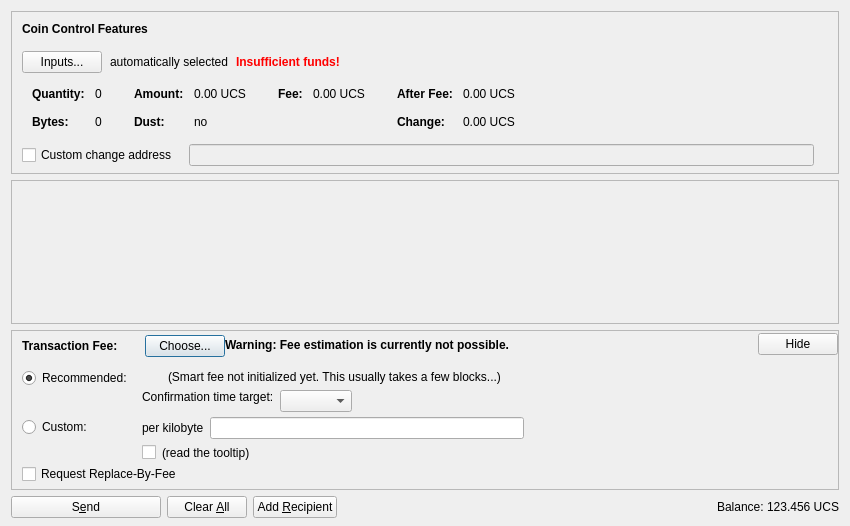
<?xml version="1.0" encoding="UTF-8"?>
<ui version="4.0">
 <class>SendCoinsDialog</class>
 <widget class="QDialog" name="SendCoinsDialog">
  <property name="geometry">
   <rect>
    <x>0</x>
    <y>0</y>
    <width>850</width>
    <height>526</height>
   </rect>
  </property>
  <property name="windowTitle">
   <string>Send Coins</string>
  </property>
  <layout class="QVBoxLayout" name="verticalLayout" stretch="0,1,0,0">
   <property name="bottomMargin">
    <number>8</number>
   </property>
   <item>
    <widget class="QFrame" name="frameCoinControl">
     <property name="sizePolicy">
      <sizepolicy hsizetype="Expanding" vsizetype="Expanding">
       <horstretch>0</horstretch>
       <verstretch>0</verstretch>
      </sizepolicy>
     </property>
     <property name="maximumSize">
      <size>
       <width>16777215</width>
       <height>16777215</height>
      </size>
     </property>
     <property name="frameShape">
      <enum>QFrame::StyledPanel</enum>
     </property>
     <property name="frameShadow">
      <enum>QFrame::Sunken</enum>
     </property>
     <layout class="QVBoxLayout" name="verticalLayoutCoinControl2">
      <property name="spacing">
       <number>0</number>
      </property>
      <property name="leftMargin">
       <number>0</number>
      </property>
      <property name="topMargin">
       <number>0</number>
      </property>
      <property name="rightMargin">
       <number>0</number>
      </property>
      <property name="bottomMargin">
       <number>6</number>
      </property>
      <item>
       <layout class="QVBoxLayout" name="verticalLayoutCoinControl" stretch="0,0,0,0,1">
        <property name="spacing">
         <number>0</number>
        </property>
        <property name="leftMargin">
         <number>10</number>
        </property>
        <property name="topMargin">
         <number>10</number>
        </property>
        <item>
         <layout class="QHBoxLayout" name="horizontalLayoutCoinControl1">
          <property name="bottomMargin">
           <number>15</number>
          </property>
          <item>
           <widget class="QLabel" name="labelCoinControlFeatures">
            <property name="sizePolicy">
             <sizepolicy hsizetype="Preferred" vsizetype="Maximum">
              <horstretch>0</horstretch>
              <verstretch>0</verstretch>
             </sizepolicy>
            </property>
            <property name="font">
             <font>
              <weight>75</weight>
              <bold>true</bold>
             </font>
            </property>
            <property name="styleSheet">
             <string notr="true">font-weight:bold;</string>
            </property>
            <property name="text">
             <string>Coin Control Features</string>
            </property>
           </widget>
          </item>
         </layout>
        </item>
        <item>
         <layout class="QHBoxLayout" name="horizontalLayoutCoinControl2" stretch="0,0,0,0">
          <property name="spacing">
           <number>8</number>
          </property>
          <property name="bottomMargin">
           <number>10</number>
          </property>
          <item>
           <widget class="QPushButton" name="pushButtonCoinControl">
            <property name="styleSheet">
             <string notr="true"/>
            </property>
            <property name="text">
             <string>Inputs...</string>
            </property>
            <property name="autoDefault">
             <bool>false</bool>
            </property>
           </widget>
          </item>
          <item>
           <widget class="QLabel" name="labelCoinControlAutomaticallySelected">
            <property name="text">
             <string>automatically selected</string>
            </property>
            <property name="margin">
             <number>5</number>
            </property>
           </widget>
          </item>
          <item>
           <widget class="QLabel" name="labelCoinControlInsuffFunds">
            <property name="font">
             <font>
              <weight>75</weight>
              <bold>true</bold>
             </font>
            </property>
            <property name="styleSheet">
             <string notr="true">color:red;font-weight:bold;</string>
            </property>
            <property name="text">
             <string>Insufficient funds!</string>
            </property>
            <property name="margin">
             <number>5</number>
            </property>
           </widget>
          </item>
          <item>
           <spacer name="horizontalSpacerCoinControl">
            <property name="orientation">
             <enum>Qt::Horizontal</enum>
            </property>
            <property name="sizeHint" stdset="0">
             <size>
              <width>40</width>
              <height>1</height>
             </size>
            </property>
           </spacer>
          </item>
         </layout>
        </item>
        <item>
         <widget class="QWidget" name="widgetCoinControl" native="true">
          <property name="sizePolicy">
           <sizepolicy hsizetype="Preferred" vsizetype="Preferred">
            <horstretch>0</horstretch>
            <verstretch>0</verstretch>
           </sizepolicy>
          </property>
          <property name="minimumSize">
           <size>
            <width>0</width>
            <height>0</height>
           </size>
          </property>
          <property name="styleSheet">
           <string notr="true"/>
          </property>
          <layout class="QHBoxLayout" name="horizontalLayoutCoinControl5">
           <property name="leftMargin">
            <number>0</number>
           </property>
           <property name="topMargin">
            <number>0</number>
           </property>
           <property name="rightMargin">
            <number>0</number>
           </property>
           <property name="bottomMargin">
            <number>0</number>
           </property>
           <item>
            <layout class="QHBoxLayout" name="horizontalLayoutCoinControl3" stretch="0,0,0,1">
             <property name="spacing">
              <number>20</number>
             </property>
             <property name="topMargin">
              <number>0</number>
             </property>
             <property name="bottomMargin">
              <number>10</number>
             </property>
             <item>
              <layout class="QFormLayout" name="formLayoutCoinControl1">
               <property name="horizontalSpacing">
                <number>10</number>
               </property>
               <property name="verticalSpacing">
                <number>14</number>
               </property>
               <property name="leftMargin">
                <number>10</number>
               </property>
               <property name="topMargin">
                <number>4</number>
               </property>
               <property name="rightMargin">
                <number>6</number>
               </property>
               <item row="0" column="0">
                <widget class="QLabel" name="labelCoinControlQuantityText">
                 <property name="font">
                  <font>
                   <weight>75</weight>
                   <bold>true</bold>
                  </font>
                 </property>
                 <property name="text">
                  <string>Quantity:</string>
                 </property>
                 <property name="margin">
                  <number>0</number>
                 </property>
                </widget>
               </item>
               <item row="0" column="1">
                <widget class="QLabel" name="labelCoinControlQuantity">
                 <property name="cursor">
                  <cursorShape>IBeamCursor</cursorShape>
                 </property>
                 <property name="contextMenuPolicy">
                  <enum>Qt::ActionsContextMenu</enum>
                 </property>
                 <property name="text">
                  <string notr="true">0</string>
                 </property>
                 <property name="margin">
                  <number>0</number>
                 </property>
                 <property name="textInteractionFlags">
                  <set>Qt::LinksAccessibleByMouse|Qt::TextSelectableByKeyboard|Qt::TextSelectableByMouse</set>
                 </property>
                </widget>
               </item>
               <item row="1" column="0">
                <widget class="QLabel" name="labelCoinControlBytesText">
                 <property name="font">
                  <font>
                   <weight>75</weight>
                   <bold>true</bold>
                  </font>
                 </property>
                 <property name="text">
                  <string>Bytes:</string>
                 </property>
                </widget>
               </item>
               <item row="1" column="1">
                <widget class="QLabel" name="labelCoinControlBytes">
                 <property name="cursor">
                  <cursorShape>IBeamCursor</cursorShape>
                 </property>
                 <property name="contextMenuPolicy">
                  <enum>Qt::ActionsContextMenu</enum>
                 </property>
                 <property name="text">
                  <string notr="true">0</string>
                 </property>
                 <property name="textInteractionFlags">
                  <set>Qt::LinksAccessibleByMouse|Qt::TextSelectableByKeyboard|Qt::TextSelectableByMouse</set>
                 </property>
                </widget>
               </item>
              </layout>
             </item>
             <item>
              <layout class="QFormLayout" name="formLayoutCoinControl2">
               <property name="horizontalSpacing">
                <number>10</number>
               </property>
               <property name="verticalSpacing">
                <number>14</number>
               </property>
               <property name="leftMargin">
                <number>6</number>
               </property>
               <property name="topMargin">
                <number>4</number>
               </property>
               <property name="rightMargin">
                <number>6</number>
               </property>
               <item row="0" column="0">
                <widget class="QLabel" name="labelCoinControlAmountText">
                 <property name="font">
                  <font>
                   <weight>75</weight>
                   <bold>true</bold>
                  </font>
                 </property>
                 <property name="text">
                  <string>Amount:</string>
                 </property>
                 <property name="margin">
                  <number>0</number>
                 </property>
                </widget>
               </item>
               <item row="0" column="1">
                <widget class="QLabel" name="labelCoinControlAmount">
                 <property name="cursor">
                  <cursorShape>IBeamCursor</cursorShape>
                 </property>
                 <property name="contextMenuPolicy">
                  <enum>Qt::ActionsContextMenu</enum>
                 </property>
                 <property name="text">
                  <string notr="true">0.00 UCS</string>
                 </property>
                 <property name="textInteractionFlags">
                  <set>Qt::LinksAccessibleByMouse|Qt::TextSelectableByKeyboard|Qt::TextSelectableByMouse</set>
                 </property>
                </widget>
               </item>
               <item row="1" column="0">
                <widget class="QLabel" name="labelCoinControlLowOutputText">
                 <property name="font">
                  <font>
                   <weight>75</weight>
                   <bold>true</bold>
                  </font>
                 </property>
                 <property name="text">
                  <string>Dust:</string>
                 </property>
                </widget>
               </item>
               <item row="1" column="1">
                <widget class="QLabel" name="labelCoinControlLowOutput">
                 <property name="cursor">
                  <cursorShape>IBeamCursor</cursorShape>
                 </property>
                 <property name="contextMenuPolicy">
                  <enum>Qt::ActionsContextMenu</enum>
                 </property>
                 <property name="text">
                  <string notr="true">no</string>
                 </property>
                 <property name="textInteractionFlags">
                  <set>Qt::LinksAccessibleByMouse|Qt::TextSelectableByKeyboard|Qt::TextSelectableByMouse</set>
                 </property>
                </widget>
               </item>
              </layout>
             </item>
             <item>
              <layout class="QFormLayout" name="formLayoutCoinControl3">
               <property name="horizontalSpacing">
                <number>10</number>
               </property>
               <property name="verticalSpacing">
                <number>14</number>
               </property>
               <property name="leftMargin">
                <number>6</number>
               </property>
               <property name="topMargin">
                <number>4</number>
               </property>
               <property name="rightMargin">
                <number>6</number>
               </property>
               <item row="0" column="0">
                <widget class="QLabel" name="labelCoinControlFeeText">
                 <property name="font">
                  <font>
                   <weight>75</weight>
                   <bold>true</bold>
                  </font>
                 </property>
                 <property name="text">
                  <string>Fee:</string>
                 </property>
                 <property name="margin">
                  <number>0</number>
                 </property>
                </widget>
               </item>
               <item row="0" column="1">
                <widget class="QLabel" name="labelCoinControlFee">
                 <property name="cursor">
                  <cursorShape>IBeamCursor</cursorShape>
                 </property>
                 <property name="contextMenuPolicy">
                  <enum>Qt::ActionsContextMenu</enum>
                 </property>
                 <property name="text">
                  <string notr="true">0.00 UCS</string>
                 </property>
                 <property name="textInteractionFlags">
                  <set>Qt::LinksAccessibleByMouse|Qt::TextSelectableByKeyboard|Qt::TextSelectableByMouse</set>
                 </property>
                </widget>
               </item>
              </layout>
             </item>
             <item>
              <layout class="QFormLayout" name="formLayoutCoinControl4">
               <property name="horizontalSpacing">
                <number>10</number>
               </property>
               <property name="verticalSpacing">
                <number>14</number>
               </property>
               <property name="leftMargin">
                <number>6</number>
               </property>
               <property name="topMargin">
                <number>4</number>
               </property>
               <property name="rightMargin">
                <number>6</number>
               </property>
               <item row="0" column="0">
                <widget class="QLabel" name="labelCoinControlAfterFeeText">
                 <property name="font">
                  <font>
                   <weight>75</weight>
                   <bold>true</bold>
                  </font>
                 </property>
                 <property name="text">
                  <string>After Fee:</string>
                 </property>
                 <property name="margin">
                  <number>0</number>
                 </property>
                </widget>
               </item>
               <item row="0" column="1">
                <widget class="QLabel" name="labelCoinControlAfterFee">
                 <property name="cursor">
                  <cursorShape>IBeamCursor</cursorShape>
                 </property>
                 <property name="contextMenuPolicy">
                  <enum>Qt::ActionsContextMenu</enum>
                 </property>
                 <property name="text">
                  <string notr="true">0.00 UCS</string>
                 </property>
                 <property name="textInteractionFlags">
                  <set>Qt::LinksAccessibleByMouse|Qt::TextSelectableByKeyboard|Qt::TextSelectableByMouse</set>
                 </property>
                </widget>
               </item>
               <item row="1" column="0">
                <widget class="QLabel" name="labelCoinControlChangeText">
                 <property name="font">
                  <font>
                   <weight>75</weight>
                   <bold>true</bold>
                  </font>
                 </property>
                 <property name="text">
                  <string>Change:</string>
                 </property>
                </widget>
               </item>
               <item row="1" column="1">
                <widget class="QLabel" name="labelCoinControlChange">
                 <property name="cursor">
                  <cursorShape>IBeamCursor</cursorShape>
                 </property>
                 <property name="contextMenuPolicy">
                  <enum>Qt::ActionsContextMenu</enum>
                 </property>
                 <property name="text">
                  <string notr="true">0.00 UCS</string>
                 </property>
                 <property name="textInteractionFlags">
                  <set>Qt::LinksAccessibleByMouse|Qt::TextSelectableByKeyboard|Qt::TextSelectableByMouse</set>
                 </property>
                </widget>
               </item>
              </layout>
             </item>
            </layout>
           </item>
          </layout>
         </widget>
        </item>
        <item>
         <layout class="QHBoxLayout" name="horizontalLayoutCoinControl4" stretch="0,0,0">
          <property name="spacing">
           <number>12</number>
          </property>
          <property name="sizeConstraint">
           <enum>QLayout::SetDefaultConstraint</enum>
          </property>
          <property name="topMargin">
           <number>5</number>
          </property>
          <property name="rightMargin">
           <number>5</number>
          </property>
          <item>
           <widget class="QCheckBox" name="checkBoxCoinControlChange">
            <property name="toolTip">
             <string>If this is activated, but the change address is empty or invalid, change will be sent to a newly generated address.</string>
            </property>
            <property name="text">
             <string>Custom change address</string>
            </property>
           </widget>
          </item>
          <item>
           <widget class="QValidatedLineEdit" name="lineEditCoinControlChange">
            <property name="enabled">
             <bool>false</bool>
            </property>
            <property name="sizePolicy">
             <sizepolicy hsizetype="Expanding" vsizetype="Fixed">
              <horstretch>0</horstretch>
              <verstretch>0</verstretch>
             </sizepolicy>
            </property>
           </widget>
          </item>
          <item>
           <widget class="QLabel" name="labelCoinControlChangeLabel">
            <property name="sizePolicy">
             <sizepolicy hsizetype="Preferred" vsizetype="Expanding">
              <horstretch>0</horstretch>
              <verstretch>0</verstretch>
             </sizepolicy>
            </property>
            <property name="minimumSize">
             <size>
              <width>0</width>
              <height>0</height>
             </size>
            </property>
            <property name="text">
             <string/>
            </property>
            <property name="margin">
             <number>3</number>
            </property>
           </widget>
          </item>
         </layout>
        </item>
        <item>
         <spacer name="verticalSpacerCoinControl">
          <property name="orientation">
           <enum>Qt::Vertical</enum>
          </property>
          <property name="sizeHint" stdset="0">
           <size>
            <width>800</width>
            <height>1</height>
           </size>
          </property>
         </spacer>
        </item>
       </layout>
      </item>
     </layout>
    </widget>
   </item>
   <item>
    <widget class="QScrollArea" name="scrollArea">
     <property name="widgetResizable">
      <bool>true</bool>
     </property>
     <widget class="QWidget" name="scrollAreaWidgetContents">
      <property name="geometry">
       <rect>
        <x>0</x>
        <y>0</y>
        <width>830</width>
        <height>104</height>
       </rect>
      </property>
      <layout class="QVBoxLayout" name="verticalLayout_2" stretch="0,1">
       <property name="leftMargin">
        <number>0</number>
       </property>
       <property name="topMargin">
        <number>0</number>
       </property>
       <property name="rightMargin">
        <number>0</number>
       </property>
       <property name="bottomMargin">
        <number>0</number>
       </property>
       <item>
        <layout class="QVBoxLayout" name="entries">
         <property name="spacing">
          <number>6</number>
         </property>
        </layout>
       </item>
       <item>
        <spacer name="verticalSpacer">
         <property name="orientation">
          <enum>Qt::Vertical</enum>
         </property>
         <property name="sizeHint" stdset="0">
          <size>
           <width>20</width>
           <height>40</height>
          </size>
         </property>
        </spacer>
       </item>
      </layout>
     </widget>
    </widget>
   </item>
   <item>
    <widget class="QFrame" name="frameFee">
     <property name="sizePolicy">
      <sizepolicy hsizetype="Expanding" vsizetype="Expanding">
       <horstretch>0</horstretch>
       <verstretch>0</verstretch>
      </sizepolicy>
     </property>
     <property name="maximumSize">
      <size>
       <width>16777215</width>
       <height>16777215</height>
      </size>
     </property>
     <property name="frameShape">
      <enum>QFrame::StyledPanel</enum>
     </property>
     <property name="frameShadow">
      <enum>QFrame::Sunken</enum>
     </property>
     <layout class="QVBoxLayout" name="verticalLayoutFee1">
      <property name="spacing">
       <number>0</number>
      </property>
      <property name="leftMargin">
       <number>0</number>
      </property>
      <property name="topMargin">
       <number>0</number>
      </property>
      <property name="rightMargin">
       <number>0</number>
      </property>
      <property name="bottomMargin">
       <number>0</number>
      </property>
      <item>
       <layout class="QVBoxLayout" name="verticalLayoutFee2" stretch="0,0,0">
        <property name="spacing">
         <number>0</number>
        </property>
        <property name="leftMargin">
         <number>10</number>
        </property>
        <property name="topMargin">
         <number>0</number>
        </property>
        <item>
         <layout class="QHBoxLayout" name="horizontalLayoutFee1">
          <property name="bottomMargin">
           <number>0</number>
          </property>
          <item>
           <layout class="QVBoxLayout" name="verticalLayoutFee7">
            <property name="spacing">
             <number>0</number>
            </property>
            <item>
             <spacer name="verticalSpacerSmartFee">
              <property name="orientation">
               <enum>Qt::Vertical</enum>
              </property>
              <property name="sizeType">
               <enum>QSizePolicy::Fixed</enum>
              </property>
              <property name="sizeHint" stdset="0">
               <size>
                <width>1</width>
                <height>4</height>
               </size>
              </property>
             </spacer>
            </item>
            <item>
             <layout class="QHBoxLayout" name="horizontalLayoutSmartFee">
              <property name="spacing">
               <number>10</number>
              </property>
              <item>
               <widget class="QLabel" name="labelFeeHeadline">
                <property name="sizePolicy">
                 <sizepolicy hsizetype="Preferred" vsizetype="Maximum">
                  <horstretch>0</horstretch>
                  <verstretch>0</verstretch>
                 </sizepolicy>
                </property>
                <property name="font">
                 <font>
                  <weight>75</weight>
                  <bold>true</bold>
                 </font>
                </property>
                <property name="styleSheet">
                 <string notr="true">font-weight:bold;</string>
                </property>
                <property name="text">
                 <string>Transaction Fee:</string>
                </property>
               </widget>
              </item>
              <item>
               <widget class="QLabel" name="labelFeeMinimized">
                <property name="text">
                 <string/>
                </property>
               </widget>
              </item>
              <item>
               <widget class="QPushButton" name="buttonChooseFee">
                <property name="text">
                 <string>Choose...</string>
                </property>
               </widget>
              </item>
             </layout>
            </item>
            <item>
             <spacer name="verticalSpacer_5">
              <property name="orientation">
               <enum>Qt::Vertical</enum>
              </property>
              <property name="sizeHint" stdset="0">
               <size>
                <width>1</width>
                <height>1</height>
               </size>
              </property>
             </spacer>
            </item>
           </layout>
          </item>
          <item>
           <widget class="QLabel" name="fallbackFeeWarningLabel">
            <property name="toolTip">
             <string>Using the fallbackfee can result in sending a transaction that will take several hours or days (or never) to confirm. Consider choosing your fee manually or wait until you have validated the complete chain.</string>
            </property>
            <property name="font">
            <font>
                <weight>75</weight>
                <bold>true</bold>
            </font>
            </property>
            <property name="text">
             <string>Warning: Fee estimation is currently not possible.</string>
            </property>
            <property name="wordWrap">
             <bool>false</bool>
            </property>
           </widget>
          </item>
          <item>
           <spacer name="horizontalSpacer_4">
            <property name="orientation">
             <enum>Qt::Horizontal</enum>
            </property>
            <property name="sizeType">
             <enum>QSizePolicy::MinimumExpanding</enum>
            </property>
            <property name="sizeHint" stdset="0">
             <size>
              <width>40</width>
              <height>20</height>
             </size>
            </property>
           </spacer>
          </item>
          <item>
           <widget class="QPushButton" name="buttonMinimizeFee">
            <property name="toolTip">
             <string>collapse fee-settings</string>
            </property>
            <property name="text">
             <string>Hide</string>
            </property>
           </widget>
          </item>
         </layout>
        </item>
        <item>
         <widget class="QFrame" name="frameFeeSelection">
          <layout class="QVBoxLayout" name="verticalLayoutFee12">
           <property name="spacing">
            <number>0</number>
           </property>
           <property name="leftMargin">
            <number>0</number>
           </property>
           <property name="topMargin">
            <number>0</number>
           </property>
           <property name="rightMargin">
            <number>0</number>
           </property>
           <property name="bottomMargin">
            <number>0</number>
           </property>
           <item>
            <layout class="QGridLayout" name="gridLayoutFee">
             <property name="topMargin">
              <number>10</number>
             </property>
             <property name="bottomMargin">
              <number>4</number>
             </property>
             <property name="horizontalSpacing">
              <number>10</number>
             </property>
             <property name="verticalSpacing">
              <number>4</number>
             </property>
             <item row="1" column="1">
              <layout class="QVBoxLayout" name="verticalLayoutFee8">
               <property name="spacing">
                <number>6</number>
               </property>
               <item>
                <layout class="QHBoxLayout" name="horizontalLayoutFee13">
                 <item>
                  <widget class="QLabel" name="labelCustomPerKilobyte">
                   <property name="toolTip">
                    <string>If the custom fee is set to 1000 satoshis and the transaction is only 250 bytes, then &quot;per kilobyte&quot; only pays 250 satoshis in fee, while &quot;total at least&quot; pays 1000 satoshis. For transactions bigger than a kilobyte both pay by kilobyte.</string>
                   </property>
                   <property name="text">
                    <string>per kilobyte</string>
                   </property>
                  </widget>
                 </item>
                 <item>
                  <widget class="UscoinAmountField" name="customFee"/>
                 </item>
                 <item>
                  <spacer name="horizontalSpacer_6">
                   <property name="orientation">
                    <enum>Qt::Horizontal</enum>
                   </property>
                   <property name="sizeHint" stdset="0">
                    <size>
                     <width>1</width>
                     <height>1</height>
                    </size>
                   </property>
                  </spacer>
                 </item>
                </layout>
               </item>
               <item>
                <layout class="QHBoxLayout" name="horizontalLayoutFee8">
                 <item>
                  <widget class="QCheckBox" name="checkBoxMinimumFee">
                   <property name="toolTip">
                    <string>Paying only the minimum fee is just fine as long as there is less transaction volume than space in the blocks. But be aware that this can end up in a never confirming transaction once there is more demand for uscoin transactions than the network can process.</string>
                   </property>
                   <property name="text">
                    <string/>
                   </property>
                  </widget>
                 </item>
                 <item>
                  <widget class="QLabel" name="labelMinFeeWarning">
                   <property name="enabled">
                    <bool>true</bool>
                   </property>
                   <property name="toolTip">
                    <string>Paying only the minimum fee is just fine as long as there is less transaction volume than space in the blocks. But be aware that this can end up in a never confirming transaction once there is more demand for uscoin transactions than the network can process.</string>
                   </property>
                   <property name="text">
                    <string>(read the tooltip)</string>
                   </property>
                   <property name="margin">
                    <number>5</number>
                   </property>
                  </widget>
                 </item>
                 <item>
                  <spacer name="horizontalSpacer_2">
                   <property name="orientation">
                    <enum>Qt::Horizontal</enum>
                   </property>
                   <property name="sizeHint" stdset="0">
                    <size>
                     <width>1</width>
                     <height>1</height>
                    </size>
                   </property>
                  </spacer>
                 </item>
                </layout>
               </item>
              </layout>
             </item>
             <item row="0" column="0">
              <layout class="QVBoxLayout" name="verticalLayoutFee4" stretch="0,1">
               <item>
                <widget class="QRadioButton" name="radioSmartFee">
                 <property name="text">
                  <string>Recommended:</string>
                 </property>
                 <property name="checked">
                  <bool>true</bool>
                 </property>
                 <attribute name="buttonGroup">
                  <string notr="true">groupFee</string>
                 </attribute>
                </widget>
               </item>
               <item>
                <spacer name="verticalSpacer_2">
                 <property name="orientation">
                  <enum>Qt::Vertical</enum>
                 </property>
                 <property name="sizeHint" stdset="0">
                  <size>
                   <width>1</width>
                   <height>1</height>
                  </size>
                 </property>
                </spacer>
               </item>
              </layout>
             </item>
             <item row="1" column="0">
              <layout class="QVBoxLayout" name="verticalLayoutFee9" stretch="0,1">
               <item>
                <widget class="QRadioButton" name="radioCustomFee">
                 <property name="text">
                  <string>Custom:</string>
                 </property>
                 <attribute name="buttonGroup">
                  <string notr="true">groupFee</string>
                 </attribute>
                </widget>
               </item>
               <item>
                <spacer name="verticalSpacer_6">
                 <property name="orientation">
                  <enum>Qt::Vertical</enum>
                 </property>
                 <property name="sizeHint" stdset="0">
                  <size>
                   <width>1</width>
                   <height>1</height>
                  </size>
                 </property>
                </spacer>
               </item>
              </layout>
             </item>
             <item row="0" column="1">
              <layout class="QVBoxLayout" name="verticalLayoutFee3" stretch="0,0,1">
               <property name="spacing">
                <number>6</number>
               </property>
               <property name="topMargin">
                <number>2</number>
               </property>
               <item>
                <layout class="QHBoxLayout" name="horizontalLayoutFee12">
                 <item>
                  <widget class="QLabel" name="labelSmartFee">
                   <property name="text">
                    <string/>
                   </property>
                   <property name="margin">
                    <number>2</number>
                   </property>
                  </widget>
                 </item>
                 <item>
                  <widget class="QLabel" name="labelFeeEstimation">
                   <property name="text">
                    <string/>
                   </property>
                  </widget>
                 </item>
                 <item>
                  <widget class="QLabel" name="labelSmartFee2">
                   <property name="text">
                    <string>(Smart fee not initialized yet. This usually takes a few blocks...)</string>
                   </property>
                   <property name="margin">
                    <number>2</number>
                   </property>
                  </widget>
                 </item>
                 <item>
                  <spacer name="horizontalSpacer_5">
                   <property name="orientation">
                    <enum>Qt::Horizontal</enum>
                   </property>
                   <property name="sizeHint" stdset="0">
                    <size>
                     <width>1</width>
                     <height>1</height>
                    </size>
                   </property>
                  </spacer>
                 </item>
                </layout>
               </item>
               <item>
                <layout class="QHBoxLayout" name="horizontalLayoutFee9">
                 <item>
                  <layout class="QVBoxLayout" name="verticalLayoutFee6">
                   <item>
                    <widget class="QLabel" name="labelSmartFee3">
                     <property name="text">
                      <string>Confirmation time target:</string>
                     </property>
                     <property name="margin">
                      <number>2</number>
                     </property>
                    </widget>
                   </item>
                   <item>
                    <spacer name="verticalSpacer_3">
                     <property name="orientation">
                      <enum>Qt::Vertical</enum>
                     </property>
                     <property name="sizeHint" stdset="0">
                      <size>
                       <width>1</width>
                       <height>1</height>
                      </size>
                     </property>
                    </spacer>
                   </item>
                  </layout>
                 </item>
                 <item>
                  <layout class="QVBoxLayout" name="verticalLayoutFee5">
                   <property name="rightMargin">
                    <number>30</number>
                   </property>
                   <item>
                    <layout class="QHBoxLayout" name="horizontalLayoutConfTarget">
                     <property name="bottomMargin">
                      <number>0</number>
                     </property>
                     <item>
                      <widget class="QComboBox" name="confTargetSelector"/>
                     </item>
                     <item>
                      <spacer name="horizontalSpacerConfTarget">
                       <property name="orientation">
                        <enum>Qt::Horizontal</enum>
                       </property>
                       <property name="sizeHint" stdset="0">
                        <size>
                         <width>40</width>
                         <height>20</height>
                        </size>
                       </property>
                      </spacer>
                     </item>
                    </layout>
                   </item>
                  </layout>
                 </item>
                </layout>
               </item>
               <item>
                <spacer name="verticalSpacer_4">
                 <property name="orientation">
                  <enum>Qt::Vertical</enum>
                 </property>
                 <property name="sizeHint" stdset="0">
                  <size>
                   <width>1</width>
                   <height>1</height>
                  </size>
                 </property>
                </spacer>
               </item>
              </layout>
             </item>
            </layout>
           </item>
           <item>
            <widget class="QCheckBox" name="optInRBF">
             <property name="text">
              <string>Request Replace-By-Fee</string>
             </property>
             <property name="toolTip">
              <string>Indicates that the sender may wish to replace this transaction with a new one paying higher fees (prior to being confirmed).</string>
             </property>
            </widget>
           </item>
          </layout>
         </widget>
        </item>
        <item>
         <spacer name="verticalSpacerFee">
          <property name="orientation">
           <enum>Qt::Vertical</enum>
          </property>
          <property name="sizeHint" stdset="0">
           <size>
            <width>40</width>
            <height>5</height>
           </size>
          </property>
         </spacer>
        </item>
       </layout>
      </item>
     </layout>
    </widget>
   </item>
   <item>
    <layout class="QHBoxLayout" name="horizontalLayout">
     <item>
      <widget class="QPushButton" name="sendButton">
       <property name="minimumSize">
        <size>
         <width>150</width>
         <height>0</height>
        </size>
       </property>
       <property name="toolTip">
        <string>Confirm the send action</string>
       </property>
       <property name="text">
        <string>S&amp;end</string>
       </property>
       <property name="icon">
        <iconset resource="../uscoin.qrc">
         <normaloff>:/icons/send</normaloff>:/icons/send</iconset>
       </property>
       <property name="autoDefault">
        <bool>false</bool>
       </property>
       <property name="default">
        <bool>false</bool>
       </property>
      </widget>
     </item>
     <item>
      <widget class="QPushButton" name="clearButton">
       <property name="sizePolicy">
        <sizepolicy hsizetype="Minimum" vsizetype="Fixed">
         <horstretch>0</horstretch>
         <verstretch>0</verstretch>
        </sizepolicy>
       </property>
       <property name="toolTip">
        <string>Clear all fields of the form.</string>
       </property>
       <property name="text">
        <string>Clear &amp;All</string>
       </property>
       <property name="icon">
        <iconset resource="../uscoin.qrc">
         <normaloff>:/icons/remove</normaloff>:/icons/remove</iconset>
       </property>
       <property name="autoDefault">
        <bool>false</bool>
       </property>
      </widget>
     </item>
     <item>
      <widget class="QPushButton" name="addButton">
       <property name="toolTip">
        <string>Send to multiple recipients at once</string>
       </property>
       <property name="text">
        <string>Add &amp;Recipient</string>
       </property>
       <property name="icon">
        <iconset resource="../uscoin.qrc">
         <normaloff>:/icons/add</normaloff>:/icons/add</iconset>
       </property>
       <property name="autoDefault">
        <bool>false</bool>
       </property>
      </widget>
     </item>
     <item>
      <spacer name="horizontalSpacer">
       <property name="orientation">
        <enum>Qt::Horizontal</enum>
       </property>
       <property name="sizeHint" stdset="0">
        <size>
         <width>40</width>
         <height>20</height>
        </size>
       </property>
      </spacer>
     </item>
     <item>
      <layout class="QHBoxLayout" name="horizontalLayout_2">
       <property name="spacing">
        <number>3</number>
       </property>
       <item>
        <widget class="QLabel" name="label">
         <property name="sizePolicy">
          <sizepolicy hsizetype="Preferred" vsizetype="Fixed">
           <horstretch>0</horstretch>
           <verstretch>0</verstretch>
          </sizepolicy>
         </property>
         <property name="text">
          <string>Balance:</string>
         </property>
        </widget>
       </item>
       <item>
        <widget class="QLabel" name="labelBalance">
         <property name="sizePolicy">
          <sizepolicy hsizetype="Preferred" vsizetype="Fixed">
           <horstretch>0</horstretch>
           <verstretch>0</verstretch>
          </sizepolicy>
         </property>
         <property name="cursor">
          <cursorShape>IBeamCursor</cursorShape>
         </property>
         <property name="text">
          <string notr="true">123.456 UCS</string>
         </property>
         <property name="textInteractionFlags">
          <set>Qt::LinksAccessibleByMouse|Qt::TextSelectableByKeyboard|Qt::TextSelectableByMouse</set>
         </property>
        </widget>
       </item>
      </layout>
     </item>
    </layout>
   </item>
  </layout>
 </widget>
 <customwidgets>
  <customwidget>
   <class>QValidatedLineEdit</class>
   <extends>QLineEdit</extends>
   <header>qvalidatedlineedit.h</header>
  </customwidget>
  <customwidget>
   <class>UscoinAmountField</class>
   <extends>QLineEdit</extends>
   <header>uscoinamountfield.h</header>
   <container>1</container>
  </customwidget>
 </customwidgets>
 <resources>
  <include location="../uscoin.qrc"/>
 </resources>
 <connections/>
 <buttongroups>
  <buttongroup name="groupFee"/>
 </buttongroups>
</ui>
